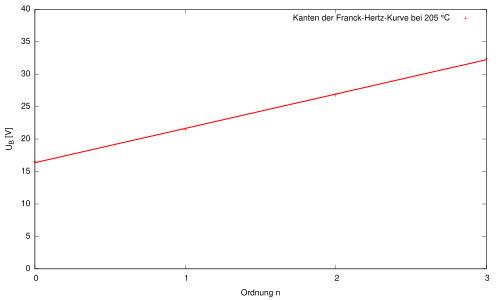

Write the gnuplot code that produced this figure.
# Plot zur Aufgabe 2

set termoption enhanced 
set encoding utf8

set terminal pdf enhanced
set output 'graph_c.pdf'

file = 'graph_c.data'

#set xrange [-8:8]
#set yrange [-50:500]
set xtics 0, 1
set xlabel "Ordnung n"
set ylabel 'U_B [V]'
set zeroaxis
f(x) = a+b*x
fit f(x) file via a, b

plot file title 'Kanten der Franck-Hertz-Kurve bei 205 {/Symbol \260}C' lt 1, f(x) title '' lw 3 lt 1
